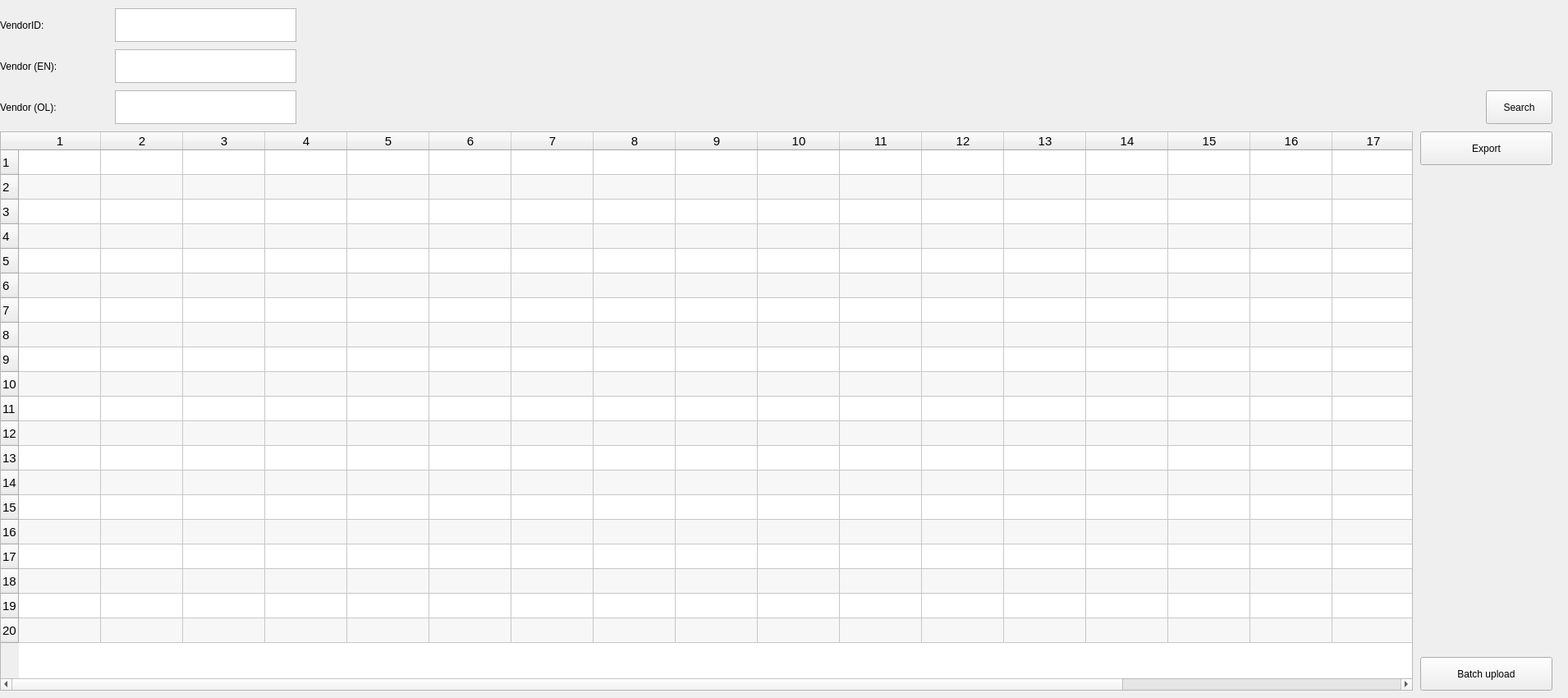
    <widget class="QWidget" name="tab_vendorManagement">
     <property name="sizePolicy">
      <sizepolicy hsizetype="Fixed" vsizetype="Fixed">
       <horstretch>0</horstretch>
       <verstretch>0</verstretch>
      </sizepolicy>
     </property>
     <property name="minimumSize">
      <size>
       <width>1910</width>
       <height>850</height>
      </size>
     </property>
     <attribute name="title">
      <string>Vendor Management</string>
     </attribute>
     <widget class="QPushButton" name="vendor_pushButton_search">
      <property name="geometry">
       <rect>
        <x>1810</x>
        <y>110</y>
        <width>81</width>
        <height>41</height>
       </rect>
      </property>
      <property name="text">
       <string>Search</string>
      </property>
     </widget>
     <widget class="QPushButton" name="vendor_pushButton_generateCSV">
      <property name="geometry">
       <rect>
        <x>1730</x>
        <y>160</y>
        <width>161</width>
        <height>41</height>
       </rect>
      </property>
      <property name="text">
       <string>Export</string>
      </property>
     </widget>
     <widget class="QLabel" name="vendor_label_vendorOL">
      <property name="geometry">
       <rect>
        <x>0</x>
        <y>110</y>
        <width>121</width>
        <height>41</height>
       </rect>
      </property>
      <property name="lineWidth">
       <number>0</number>
      </property>
      <property name="text">
       <string>Vendor (OL):</string>
      </property>
      <property name="textFormat">
       <enum>Qt::PlainText</enum>
      </property>
     </widget>
     <widget class="QLabel" name="vendor_label_vendorEN">
      <property name="geometry">
       <rect>
        <x>0</x>
        <y>60</y>
        <width>121</width>
        <height>41</height>
       </rect>
      </property>
      <property name="lineWidth">
       <number>0</number>
      </property>
      <property name="text">
       <string>Vendor (EN):</string>
      </property>
      <property name="textFormat">
       <enum>Qt::PlainText</enum>
      </property>
     </widget>
     <widget class="QTextEdit" name="vendor_textEdit_vendorEN">
      <property name="geometry">
       <rect>
        <x>140</x>
        <y>60</y>
        <width>221</width>
        <height>41</height>
       </rect>
      </property>
     </widget>
     <widget class="QTextEdit" name="vendor_textEdit_vendorID">
      <property name="geometry">
       <rect>
        <x>140</x>
        <y>10</y>
        <width>221</width>
        <height>41</height>
       </rect>
      </property>
     </widget>
     <widget class="QTableWidget" name="vendor_tableWidget_display">
      <property name="geometry">
       <rect>
        <x>0</x>
        <y>160</y>
        <width>1721</width>
        <height>681</height>
       </rect>
      </property>
      <property name="font">
       <font>
        <pointsize>11</pointsize>
       </font>
      </property>
      <property name="alternatingRowColors">
       <bool>true</bool>
      </property>
      <property name="selectionBehavior">
       <enum>QAbstractItemView::SelectRows</enum>
      </property>
      <property name="rowCount">
       <number>20</number>
      </property>
      <property name="columnCount">
       <number>20</number>
      </property>
      <attribute name="horizontalHeaderMinimumSectionSize">
       <number>63</number>
      </attribute>
      <attribute name="horizontalHeaderShowSortIndicator" stdset="0">
       <bool>true</bool>
      </attribute>
      <attribute name="verticalHeaderDefaultSectionSize">
       <number>30</number>
      </attribute>
      <attribute name="verticalHeaderMinimumSectionSize">
       <number>30</number>
      </attribute>
      <row/>
      <row/>
      <row/>
      <row/>
      <row/>
      <row/>
      <row/>
      <row/>
      <row/>
      <row/>
      <row/>
      <row/>
      <row/>
      <row/>
      <row/>
      <row/>
      <row/>
      <row/>
      <row/>
      <row/>
      <column/>
      <column/>
      <column/>
      <column/>
      <column/>
      <column/>
      <column/>
      <column/>
      <column/>
      <column/>
      <column/>
      <column/>
      <column/>
      <column/>
      <column/>
      <column/>
      <column/>
      <column/>
      <column/>
      <column/>
     </widget>
     <widget class="QTextEdit" name="vendor_textEdit_vendorOL">
      <property name="geometry">
       <rect>
        <x>140</x>
        <y>110</y>
        <width>221</width>
        <height>41</height>
       </rect>
      </property>
     </widget>
     <widget class="QLabel" name="vendor_label_vendorID">
      <property name="geometry">
       <rect>
        <x>0</x>
        <y>10</y>
        <width>111</width>
        <height>41</height>
       </rect>
      </property>
      <property name="lineWidth">
       <number>0</number>
      </property>
      <property name="text">
       <string>VendorID:</string>
      </property>
      <property name="textFormat">
       <enum>Qt::PlainText</enum>
      </property>
     </widget>
     <widget class="QPushButton" name="vendor_pushButton_batchUpload">
      <property name="geometry">
       <rect>
        <x>1730</x>
        <y>800</y>
        <width>161</width>
        <height>41</height>
       </rect>
      </property>
      <property name="text">
       <string>Batch upload</string>
      </property>
     </widget>
    </widget>
